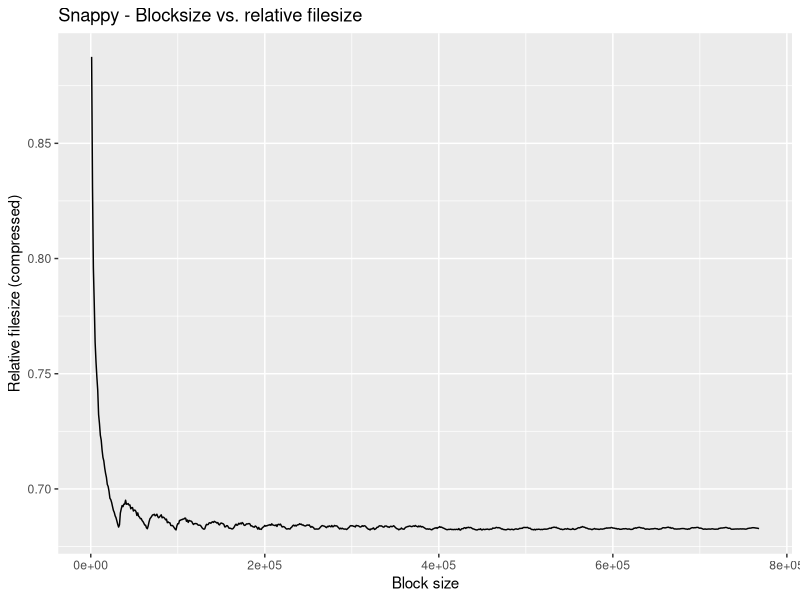

R code for this plot:
df1 <- as.data.frame(read.csv(file="../../rawdata/snappy.stats.book1.txt",head=TRUE,sep=","))

library(ggplot2)

pdf(file="snappy-blocksize-compression.pdf",height=5,width=7)

ggplot(data=df1, aes(x=Blocksize, y=RelSize)) +
    geom_line() + # Thinner lines
    scale_fill_hue(name="Algorithmus") +      # Set legend title
    xlab("Block size") + ylab("Relative filesize (compressed)") + # Set axis labels
    ggtitle("Snappy - Blocksize vs. relative filesize") +  # Set title
    theme()
    